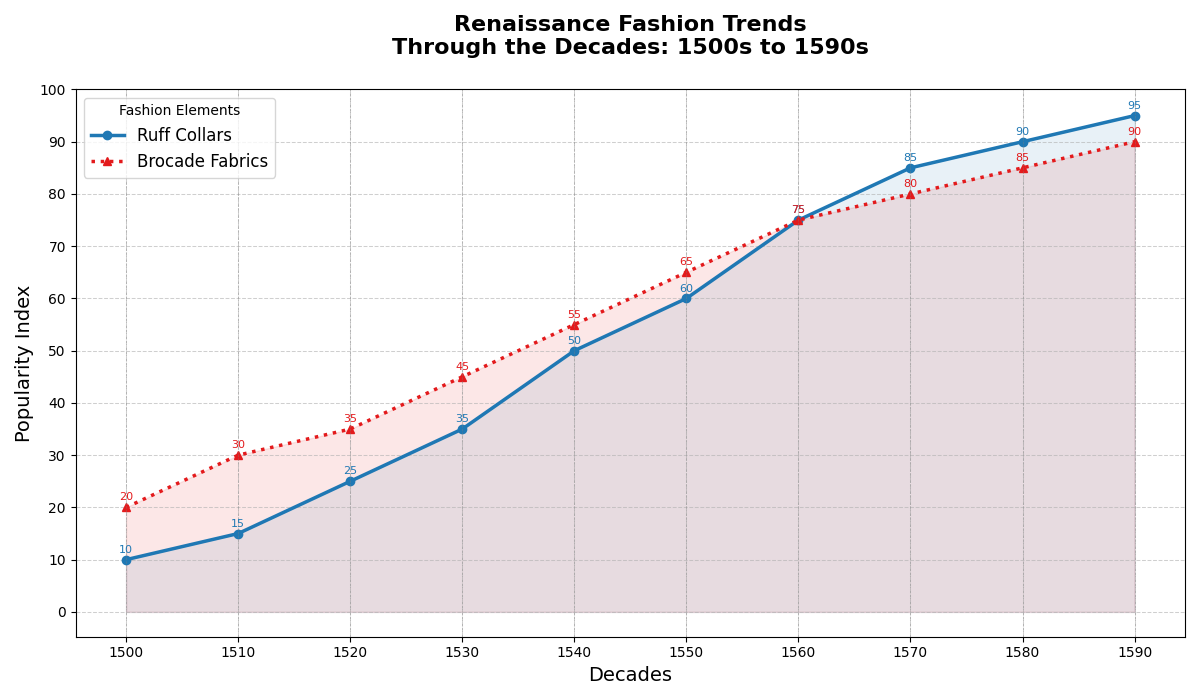

Source code (Python):
import matplotlib.pyplot as plt
import numpy as np

decades = np.arange(1500, 1600, 10)
ruff_collars = [10, 15, 25, 35, 50, 60, 75, 85, 90, 95]
brocade_fabrics = [20, 30, 35, 45, 55, 65, 75, 80, 85, 90]

fig, ax = plt.subplots(figsize=(12, 7))

colors = ['#e31a1c', '#1f78b4']

ax.plot(decades, ruff_collars, marker='o', linestyle='-', color=colors[1], linewidth=2.5, label='Ruff Collars')
ax.fill_between(decades, ruff_collars, color=colors[1], alpha=0.1)

ax.plot(decades, brocade_fabrics, marker='^', linestyle=':', color=colors[0], linewidth=2.5, label='Brocade Fabrics')
ax.fill_between(decades, brocade_fabrics, color=colors[0], alpha=0.1)

for decade in decades:
    ax.axvline(x=decade, color='gray', linestyle='--', linewidth=0.5, alpha=0.5)

for i, (decade, rc, bf) in enumerate(zip(decades, ruff_collars, brocade_fabrics)):
    ax.annotate(str(rc), (decade, rc), textcoords="offset points", xytext=(0, 5), ha='center', fontsize=8, color=colors[1])
    ax.annotate(str(bf), (decade, bf), textcoords="offset points", xytext=(0, 5), ha='center', fontsize=8, color=colors[0])

ax.set_title('Renaissance Fashion Trends\nThrough the Decades: 1500s to 1590s', fontsize=16, fontweight='bold', y=1.05)
ax.set_xlabel('Decades', fontsize=14)
ax.set_ylabel('Popularity Index', fontsize=14)
ax.set_xticks(decades)
ax.set_yticks(np.arange(0, 101, 10))
ax.grid(which='major', axis='both', linestyle='--', linewidth=0.75, alpha=0.6)
ax.legend(title='Fashion Elements', loc='upper left', fontsize=12)

fig.tight_layout()
plt.show()
